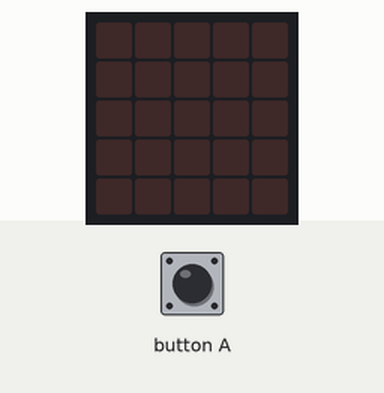
Recording of a program running on a simulated BBC micro:bit (MakeCode). On the bench: the board's 5×5 LED display. Inputs (shaded band) come from the test bench. Random numbers come from a fixed seed.

Above: at 1.2 s.
1.3 s: button A pressed for 0.15 s
At 2.6 s:
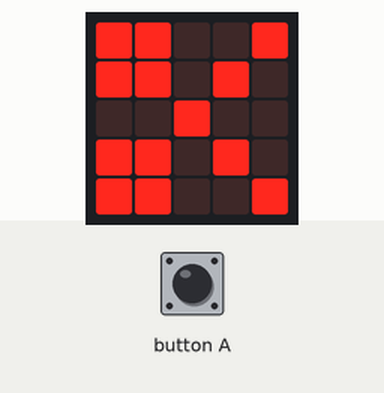
2.9 s: button A pressed for 0.15 s
At 4.1 s:
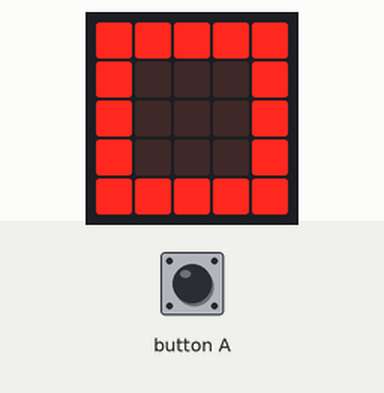
Timing chart, 0 to 5.9 s (numbered marks = the images above; inputs shaded):
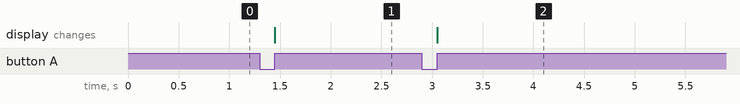

Measured:
- after the input at 1.3 s, the display: changes after 0.15 s (image 1)
- after the input at 2.9 s, the display: changes after 0.15 s (image 2)

The program:

main.ts
```typescript
let tool = 0
input.onButtonPressed(Button.A, function () {
    tool = randint(0, 2)
    if (tool) {
        basic.showLeds(`
            # # # # #
            # . . . #
            # . . . #
            # . . . #
            # # # # #
            `)
    } else if (tool == 1) {
        basic.showIcon(IconNames.SmallSquare)
    } else {
        basic.showIcon(IconNames.Scissors)
    }
})
```

test.ts
```typescript
// Tady jsou testy. Při použití tohoto balíčku jako rozšíření nebude zkompilováno.
```
